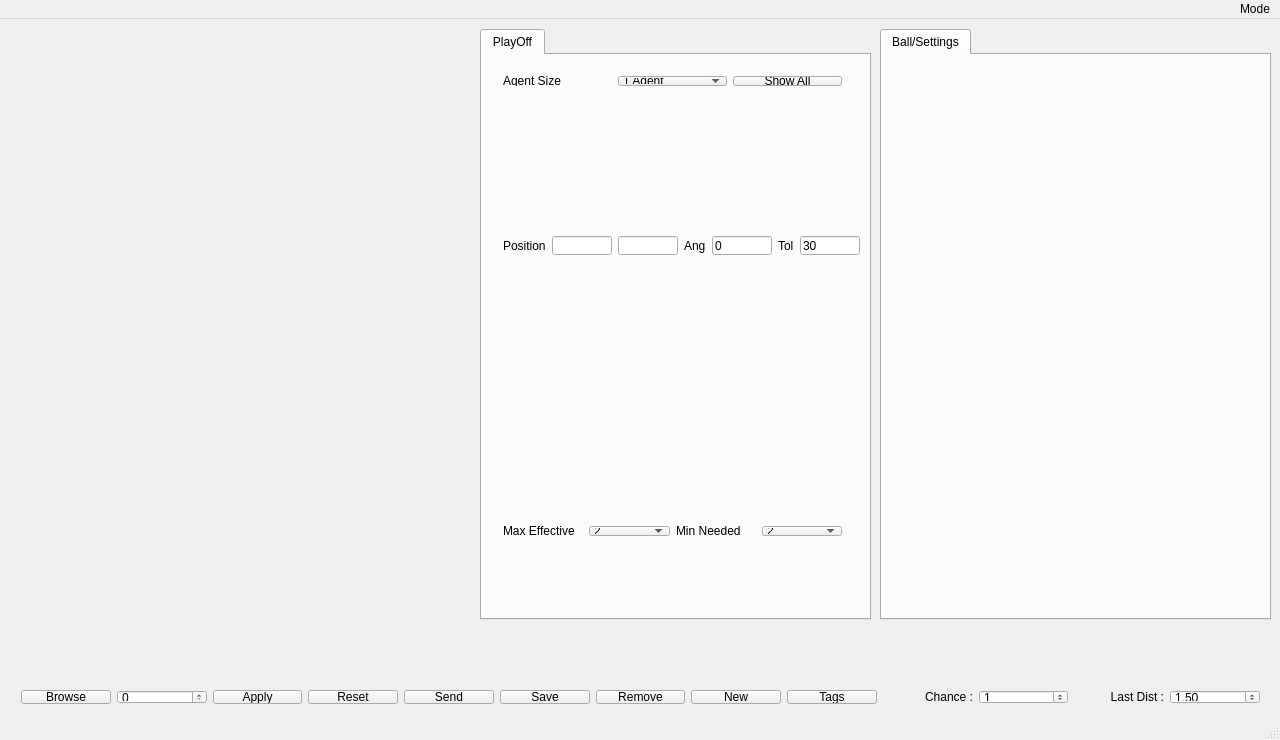
<?xml version="1.0" encoding="UTF-8"?>
<ui version="4.0">
 <class>MainWindow</class>
 <widget class="QMainWindow" name="MainWindow">
  <property name="geometry">
   <rect>
    <x>0</x>
    <y>0</y>
    <width>1280</width>
    <height>740</height>
   </rect>
  </property>
  <property name="minimumSize">
   <size>
    <width>1280</width>
    <height>740</height>
   </size>
  </property>
  <property name="maximumSize">
   <size>
    <width>1280</width>
    <height>740</height>
   </size>
  </property>
  <property name="baseSize">
   <size>
    <width>1280</width>
    <height>740</height>
   </size>
  </property>
  <property name="windowTitle">
   <string>MainWindow</string>
  </property>
  <widget class="QWidget" name="centralWidget">
   <widget class="QLabel" name="field">
    <property name="geometry">
     <rect>
      <x>10</x>
      <y>10</y>
      <width>351</width>
      <height>655</height>
     </rect>
    </property>
    <property name="text">
     <string/>
    </property>
   </widget>
   <widget class="QTabWidget" name="tabWidget">
    <property name="geometry">
     <rect>
      <x>880</x>
      <y>10</y>
      <width>391</width>
      <height>591</height>
     </rect>
    </property>
    <property name="focusPolicy">
     <enum>Qt::NoFocus</enum>
    </property>
    <property name="layoutDirection">
     <enum>Qt::LeftToRight</enum>
    </property>
    <property name="currentIndex">
     <number>0</number>
    </property>
    <widget class="QWidget" name="tab">
     <attribute name="title">
      <string>Ball/Settings</string>
     </attribute>
    </widget>
   </widget>
   <widget class="QLabel" name="ballLabel">
    <property name="geometry">
     <rect>
      <x>1160</x>
      <y>616</y>
      <width>67</width>
      <height>41</height>
     </rect>
    </property>
    <property name="text">
     <string/>
    </property>
   </widget>
   <widget class="QTabWidget" name="POtabWidget">
    <property name="geometry">
     <rect>
      <x>480</x>
      <y>10</y>
      <width>391</width>
      <height>591</height>
     </rect>
    </property>
    <property name="focusPolicy">
     <enum>Qt::NoFocus</enum>
    </property>
    <property name="currentIndex">
     <number>0</number>
    </property>
    <widget class="QWidget" name="tab_7">
     <attribute name="title">
      <string>PlayOff</string>
     </attribute>
     <widget class="QWidget" name="layoutWidget">
      <property name="geometry">
       <rect>
        <x>10</x>
        <y>10</y>
        <width>361</width>
        <height>32</height>
       </rect>
      </property>
      <layout class="QHBoxLayout" name="horizontalLayout">
       <item>
        <widget class="QLabel" name="label_2">
         <property name="text">
          <string>Agent Size</string>
         </property>
        </widget>
       </item>
       <item>
        <widget class="QComboBox" name="comboBox_2">
         <item>
          <property name="text">
           <string>1 Agent</string>
          </property>
         </item>
         <item>
          <property name="text">
           <string>2 Agent</string>
          </property>
         </item>
         <item>
          <property name="text">
           <string>3 Agent</string>
          </property>
         </item>
         <item>
          <property name="text">
           <string>4 Agent</string>
          </property>
         </item>
         <item>
          <property name="text">
           <string>5 Agent</string>
          </property>
         </item>
         <item>
          <property name="text">
           <string>6 Agent</string>
          </property>
         </item>
         <item>
          <property name="text">
           <string>7 Agent</string>
          </property>
         </item>
         <item>
          <property name="text">
           <string>8 Agent</string>
          </property>
         </item>
        </widget>
       </item>
       <item>
        <widget class="QPushButton" name="POBtn">
         <property name="text">
          <string>Show All</string>
         </property>
        </widget>
       </item>
      </layout>
     </widget>
     <widget class="QWidget" name="layoutWidget">
      <property name="geometry">
       <rect>
        <x>10</x>
        <y>170</y>
        <width>379</width>
        <height>41</height>
       </rect>
      </property>
      <layout class="QHBoxLayout" name="horizontalLayout_2">
       <item>
        <widget class="QLabel" name="label">
         <property name="text">
          <string>Position</string>
         </property>
        </widget>
       </item>
       <item>
        <widget class="QLineEdit" name="POTBPosX"/>
       </item>
       <item>
        <widget class="QLineEdit" name="POTBPosY"/>
       </item>
       <item>
        <widget class="QLabel" name="label_3">
         <property name="text">
          <string>Ang</string>
         </property>
        </widget>
       </item>
       <item>
        <widget class="QLineEdit" name="POTBPosAng">
         <property name="text">
          <string>0</string>
         </property>
        </widget>
       </item>
       <item>
        <widget class="QLabel" name="label_4">
         <property name="text">
          <string>Tol</string>
         </property>
        </widget>
       </item>
       <item>
        <widget class="QLineEdit" name="POTBPosTol">
         <property name="text">
          <string>30</string>
         </property>
        </widget>
       </item>
      </layout>
     </widget>
     <widget class="QWidget" name="layoutWidget_2">
      <property name="geometry">
       <rect>
        <x>10</x>
        <y>460</y>
        <width>361</width>
        <height>32</height>
       </rect>
      </property>
      <layout class="QHBoxLayout" name="horizontalLayout_7">
       <item>
        <widget class="QLabel" name="label_11">
         <property name="text">
          <string>Max Effective</string>
         </property>
        </widget>
       </item>
       <item>
        <widget class="QComboBox" name="Max_Effective">
         <item>
          <property name="text">
           <string>2</string>
          </property>
         </item>
         <item>
          <property name="text">
           <string>3</string>
          </property>
         </item>
         <item>
          <property name="text">
           <string>4</string>
          </property>
         </item>
         <item>
          <property name="text">
           <string>5</string>
          </property>
         </item>
         <item>
          <property name="text">
           <string>6</string>
          </property>
         </item>
         <item>
          <property name="text">
           <string>7</string>
          </property>
         </item>
         <item>
          <property name="text">
           <string>8</string>
          </property>
         </item>
        </widget>
       </item>
       <item>
        <widget class="QLabel" name="label_12">
         <property name="text">
          <string>Min Needed</string>
         </property>
        </widget>
       </item>
       <item>
        <widget class="QComboBox" name="Min_Needed">
         <item>
          <property name="text">
           <string>2</string>
          </property>
         </item>
         <item>
          <property name="text">
           <string>3</string>
          </property>
         </item>
         <item>
          <property name="text">
           <string>4</string>
          </property>
         </item>
         <item>
          <property name="text">
           <string>5</string>
          </property>
         </item>
         <item>
          <property name="text">
           <string>6</string>
          </property>
         </item>
         <item>
          <property name="text">
           <string>7</string>
          </property>
         </item>
         <item>
          <property name="text">
           <string>8</string>
          </property>
         </item>
        </widget>
       </item>
      </layout>
     </widget>
    </widget>
   </widget>
   <widget class="QWidget" name="horizontalLayoutWidget">
    <property name="geometry">
     <rect>
      <x>10</x>
      <y>660</y>
      <width>1261</width>
      <height>36</height>
     </rect>
    </property>
    <layout class="QHBoxLayout" name="horizontalLayout_3">
     <item>
      <widget class="QPushButton" name="browseBtn">
       <property name="text">
        <string>Browse</string>
       </property>
      </widget>
     </item>
     <item>
      <widget class="QSpinBox" name="spinBox">
       <property name="focusPolicy">
        <enum>Qt::NoFocus</enum>
       </property>
       <property name="minimum">
        <number>0</number>
       </property>
       <property name="maximum">
        <number>999</number>
       </property>
       <property name="value">
        <number>0</number>
       </property>
      </widget>
     </item>
     <item>
      <widget class="QPushButton" name="addBtn">
       <property name="text">
        <string>Apply</string>
       </property>
      </widget>
     </item>
     <item>
      <widget class="QPushButton" name="resetBtn">
       <property name="text">
        <string>Reset</string>
       </property>
      </widget>
     </item>
     <item>
      <widget class="QPushButton" name="Send">
       <property name="text">
        <string>Send</string>
       </property>
      </widget>
     </item>
     <item>
      <widget class="QPushButton" name="saveBtn">
       <property name="text">
        <string>Save</string>
       </property>
      </widget>
     </item>
     <item>
      <widget class="QPushButton" name="removeBtn">
       <property name="text">
        <string>Remove</string>
       </property>
      </widget>
     </item>
     <item>
      <widget class="QPushButton" name="newBtn">
       <property name="text">
        <string>New</string>
       </property>
      </widget>
     </item>
     <item>
      <widget class="QPushButton" name="tagsBtn">
       <property name="text">
        <string>Tags</string>
       </property>
      </widget>
     </item>
     <item>
      <widget class="QLabel" name="label_5">
       <property name="text">
        <string>Chance :</string>
       </property>
       <property name="alignment">
        <set>Qt::AlignRight|Qt::AlignTrailing|Qt::AlignVCenter</set>
       </property>
      </widget>
     </item>
     <item>
      <widget class="QSpinBox" name="spinBox_2">
       <property name="value">
        <number>1</number>
       </property>
      </widget>
     </item>
     <item>
      <widget class="QLabel" name="label_6">
       <property name="text">
        <string>Last Dist :</string>
       </property>
       <property name="alignment">
        <set>Qt::AlignRight|Qt::AlignTrailing|Qt::AlignVCenter</set>
       </property>
      </widget>
     </item>
     <item>
      <widget class="QDoubleSpinBox" name="doubleSpinBox">
       <property name="singleStep">
        <double>0.100000000000000</double>
       </property>
       <property name="value">
        <double>1.500000000000000</double>
       </property>
      </widget>
     </item>
    </layout>
   </widget>
  </widget>
  <widget class="QStatusBar" name="statusBar"/>
  <widget class="QMenuBar" name="menuBar">
   <property name="geometry">
    <rect>
     <x>0</x>
     <y>0</y>
     <width>1280</width>
     <height>19</height>
    </rect>
   </property>
   <property name="layoutDirection">
    <enum>Qt::RightToLeft</enum>
   </property>
   <property name="nativeMenuBar">
    <bool>true</bool>
   </property>
   <widget class="QMenu" name="menuMode">
    <property name="contextMenuPolicy">
     <enum>Qt::DefaultContextMenu</enum>
    </property>
    <property name="layoutDirection">
     <enum>Qt::RightToLeft</enum>
    </property>
    <property name="tearOffEnabled">
     <bool>false</bool>
    </property>
    <property name="title">
     <string>Mode</string>
    </property>
    <addaction name="actionPlayOn"/>
    <addaction name="actionPlayOff"/>
   </widget>
   <addaction name="menuMode"/>
  </widget>
  <action name="actionPlayOn">
   <property name="checkable">
    <bool>true</bool>
   </property>
   <property name="text">
    <string>PlayOn</string>
   </property>
   <property name="shortcut">
    <string>Ctrl+N</string>
   </property>
   <property name="priority">
    <enum>QAction::NormalPriority</enum>
   </property>
  </action>
  <action name="actionPlayOff">
   <property name="checkable">
    <bool>true</bool>
   </property>
   <property name="text">
    <string>PlayOff</string>
   </property>
   <property name="shortcut">
    <string>Ctrl+M</string>
   </property>
  </action>
 </widget>
 <layoutdefault spacing="6" margin="11"/>
 <resources/>
 <connections/>
</ui>
